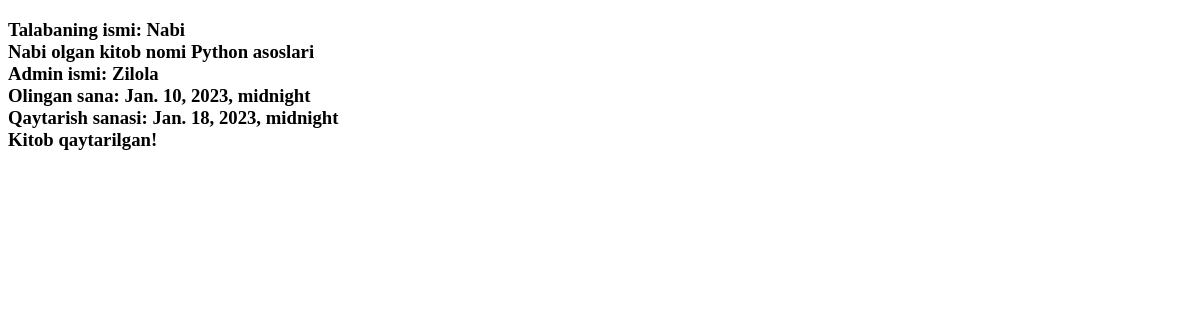
Page /more_record/27/ on the earlier database version.
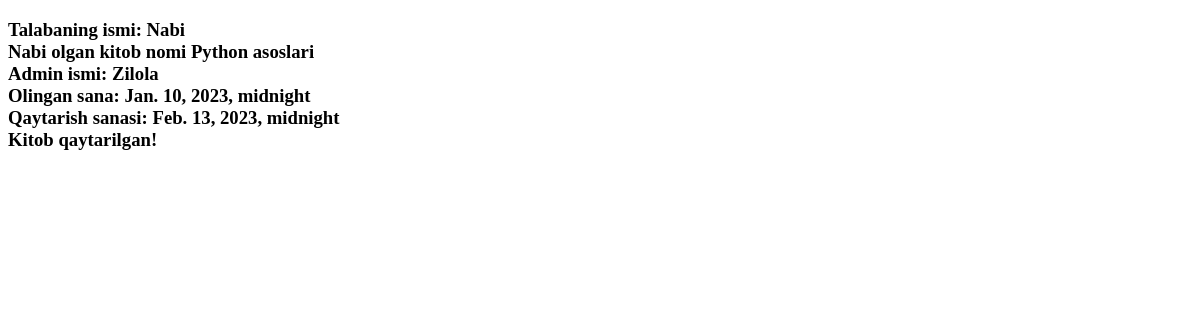
Same page on the later database version.
### asosiy/models.py (models this page shows, shortened)
class Record(models.Model):
    talaba_fk=models.ForeignKey(Talaba,on_delete=models.CASCADE)
    kitob_fk=models.ForeignKey(Kitob,on_delete=models.CASCADE)
    admin_fk=models.ForeignKey(Admin,on_delete=models.CASCADE)
    olingan_sana=models.DateTimeField()
    qaytarish_sana=models.DateTimeField()
    qaytarildi=models.BooleanField()

class Talaba(models.Model):
    ism=models.CharField(max_length=25)
    bitiruvchi=models.BooleanField()
    kurs=models.SmallIntegerField()
    kitoblar_soni=models.SmallIntegerField(default=0)
    class Meta:
        ordering=('ism',) # tartiblash  uchun

class Kitob(models.Model):
    nom=models.CharField(max_length=30)
    sahifa=models.SmallIntegerField()
    mualif_fk=models.ForeignKey(Muallif,on_delete=models.CASCADE)
    janr=models.CharField(max_length=20)

class Admin(models.Model):
    user_fk =models.OneToOneField(User, on_delete=models.SET_NULL,null=True)
    ism=models.CharField(max_length=25)
    ish_vaqti=models.TimeField(null=True,blank=True)

### asosiy/views.py (the view)
# urls.py: path('more_record/<int:son>/',more_record),
def more_record(request,son):
    k={'n':Record.objects.get(id=son)}
    return render(request,'more_record.html',k)

### templates/more_record.html (shortened to what this page needs)
<!DOCTYPE html>
<html lang="en">
<head>
</head>
<body>
<h3>Talabaning ismi: {{n.talaba_fk.ism}}
<br>
    {{n.talaba_fk.ism}} olgan kitob nomi {{n.kitob_fk.nom}}
    <br>
    Admin ismi: {{n.admin_fk.ism}}
    <br>
    Olingan sana: {{n.olingan_sana}}
    <br>
    Qaytarish sanasi: {{n.qaytarish_sana}}
    <br>
    {% if n.qaytarildi %}
    Kitob qaytarilmagan!
    {%else%}
    Kitob qaytarilgan!
</h3>
{%endif%}
</body>
</html>

Differences in the rows shown:
changed Record "Nabi": qaytarish_sana "Jan. 18, 2023, midnight" → "Feb. 13, 2023, midnight"
